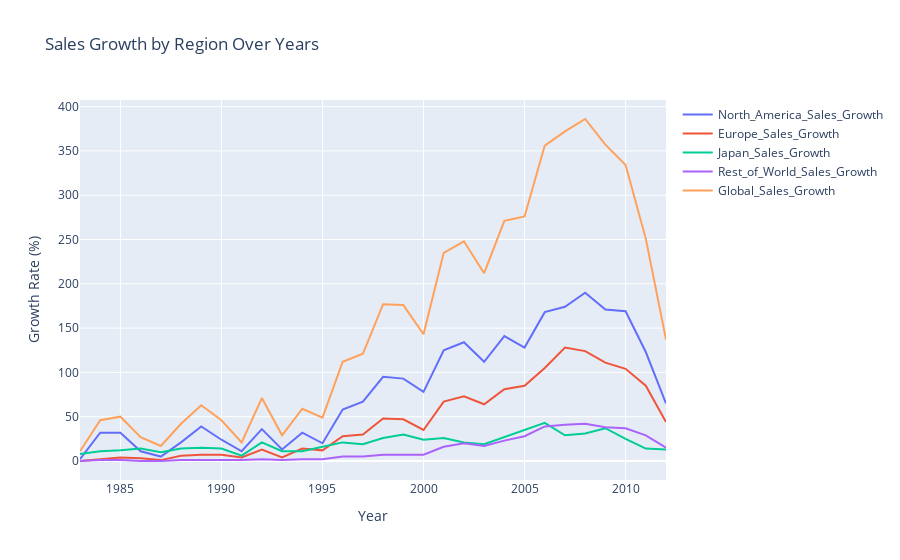

The code cell stored with this chart in its notebook:
### Code cell
fig = go.Figure()

# Adding charts for each region total sales over the years
# "North America","Europe","Japan","Rest of World","Global"
fig.add_trace(go.Scatter(x=global_sales_years['Year'], y=total_sales_region['North America'], mode='lines', name='North_America_Sales_Growth'))
fig.add_trace(go.Scatter(x=global_sales_years['Year'], y=total_sales_region['Europe'], mode='lines', name='Europe_Sales_Growth'))
fig.add_trace(go.Scatter(x=global_sales_years['Year'], y=total_sales_region['Japan'], mode='lines', name='Japan_Sales_Growth'))
fig.add_trace(go.Scatter(x=global_sales_years['Year'], y=total_sales_region['Rest of World'], mode='lines', name='Rest_of_World_Sales_Growth'))
fig.add_trace(go.Scatter(x=global_sales_years['Year'], y=total_sales_region['Global'], mode='lines', name='Global_Sales_Growth'))

fig.update_layout(title='Sales Growth by Region Over Years',
                  xaxis_title='Year',
                  yaxis_title='Growth Rate (%)',
                  hovermode='x unified')

fig.show()

### Figure 1 — Plotly figure (JSON) as saved in the notebook; plotly's stock layout.template omitted (floating-point values rounded to 4 significant figures)
{"data": [{"mode": "lines", "name": "North_America_Sales_Growth", "type": "scatter", "x": [1983, 1984, 1985, 1986, 1987, 1988, 1989, 1990, 1991, 1992, 1993, 1994, 1995, 1996, 1997, 1998, 1999, 2000, 2001, 2002, 2003, 2004, 2005, 2006, 2007, 2008, 2009, 2010, 2011, 2012], "y": [2, 32, 32, 11, 5, 21, 39, 24, 11, 36, 13, 32, 20, 58, 67, 95, 93, 78, 125, 134, 112, 141, 128, 168, 174, 190, 171, 169, 123, 65]}, {"mode": "lines", "name": "Europe_Sales_Growth", "type": "scatter", "x": [1983, 1984, 1985, 1986, 1987, 1988, 1989, 1990, 1991, 1992, 1993, 1994, 1995, 1996, 1997, 1998, 1999, 2000, 2001, 2002, 2003, 2004, 2005, 2006, 2007, 2008, 2009, 2010, 2011, 2012], "y": [0, 2, 4, 3, 1, 6, 7, 7, 4, 13, 4, 14, 12, 28, 30, 48, 47, 35, 67, 73, 64, 81, 85, 105, 128, 124, 111, 104, 85, 44]}, {"mode": "lines", "name": "Japan_Sales_Growth", "type": "scatter", "x": [1983, 1984, 1985, 1986, 1987, 1988, 1989, 1990, 1991, 1992, 1993, 1994, 1995, 1996, 1997, 1998, 1999, 2000, 2001, 2002, 2003, 2004, 2005, 2006, 2007, 2008, 2009, 2010, 2011, 2012], "y": [8, 11, 12, 14, 10, 14, 15, 14, 6, 21, 11, 11, 16, 21, 19, 26, 30, 24, 26, 21, 19, 27, 35, 43, 29, 31, 37, 25, 14, 13]}, {"mode": "lines", "name": "Rest_of_World_Sales_Growth", "type": "scatter", "x": [1983, 1984, 1985, 1986, 1987, 1988, 1989, 1990, 1991, 1992, 1993, 1994, 1995, 1996, 1997, 1998, 1999, 2000, 2001, 2002, 2003, 2004, 2005, 2006, 2007, 2008, 2009, 2010, 2011, 2012], "y": [0, 1, 1, 0, 0, 1, 1, 1, 1, 2, 1, 2, 2, 5, 5, 7, 7, 7, 16, 20, 17, 23, 28, 39, 41, 42, 38, 37, 29, 15]}, {"mode": "lines", "name": "Global_Sales_Growth", "type": "scatter", "x": [1983, 1984, 1985, 1986, 1987, 1988, 1989, 1990, 1991, 1992, 1993, 1994, 1995, 1996, 1997, 1998, 1999, 2000, 2001, 2002, 2003, 2004, 2005, 2006, 2007, 2008, 2009, 2010, 2011, 2012], "y": [11, 46, 50, 27, 17, 42, 63, 46, 21, 71, 29, 59, 49, 112, 121, 177, 176, 143, 235, 248, 212, 271, 276, 356, 372, 386, 357, 334, 251, 137]}], "layout": {"hovermode": "x unified", "title": {"text": "Sales Growth by Region Over Years"}, "xaxis": {"title": {"text": "Year"}}, "yaxis": {"title": {"text": "Growth Rate (%)"}}}}
